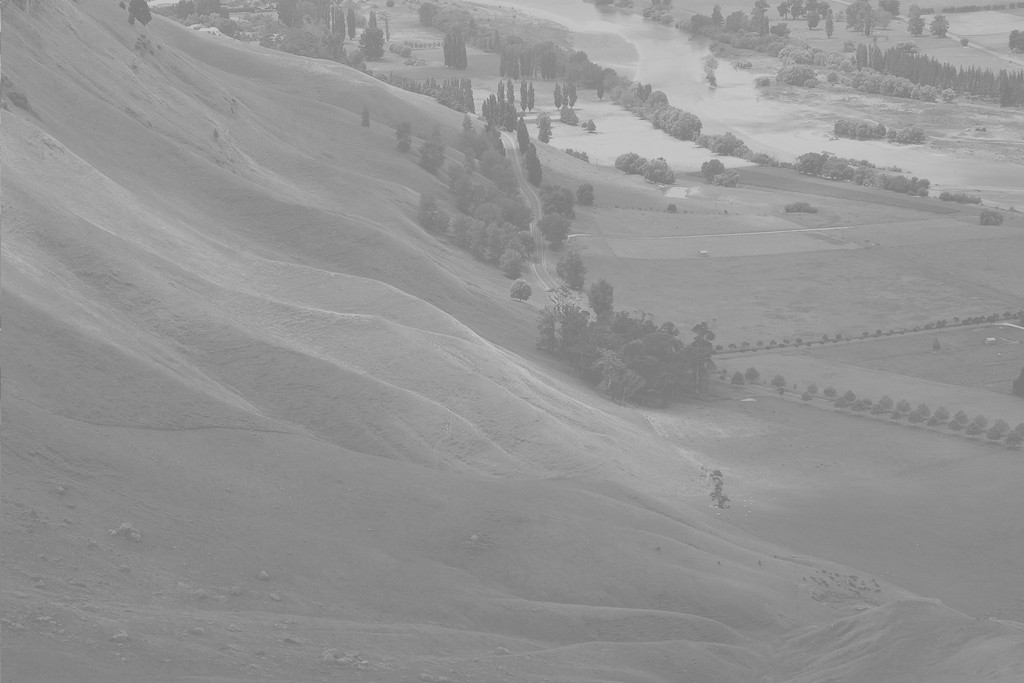
#> input picture 220962018/OpenCV/Lab2/assets/source.jpg, 1024 x 683 px
$ python Q1.py
#> lines starting #> are read from the running program, lines starting #| are printed output that depends on the picture
import cv2
import numpy as np
import matplotlib.pyplot as plt

img_array = cv2.imread("./assets/source.jpg", 0)
#> img_array is the input picture: shape (683, 1024); min 114, max 208, mean 148

hist = np.bincount(img_array.flatten(), minlength=256)
#> hist = 256 values, max 28701 at index 137, min 0 at index 0, mean 2732
pixsum = np.sum(hist)
#> pixsum = 699392
hist = hist / pixsum
#> hist = 256 values, max 0.041 at index 137, min 0 at index 0, mean 0.00391

chist = np.cumsum(hist)
#> chist = 256 values from 0 to 1
transform_map = np.floor(255 * chist).astype(np.uint8)
#> transform_map = 256 values from 0 to 255
eq_img = transform_map[img_array]
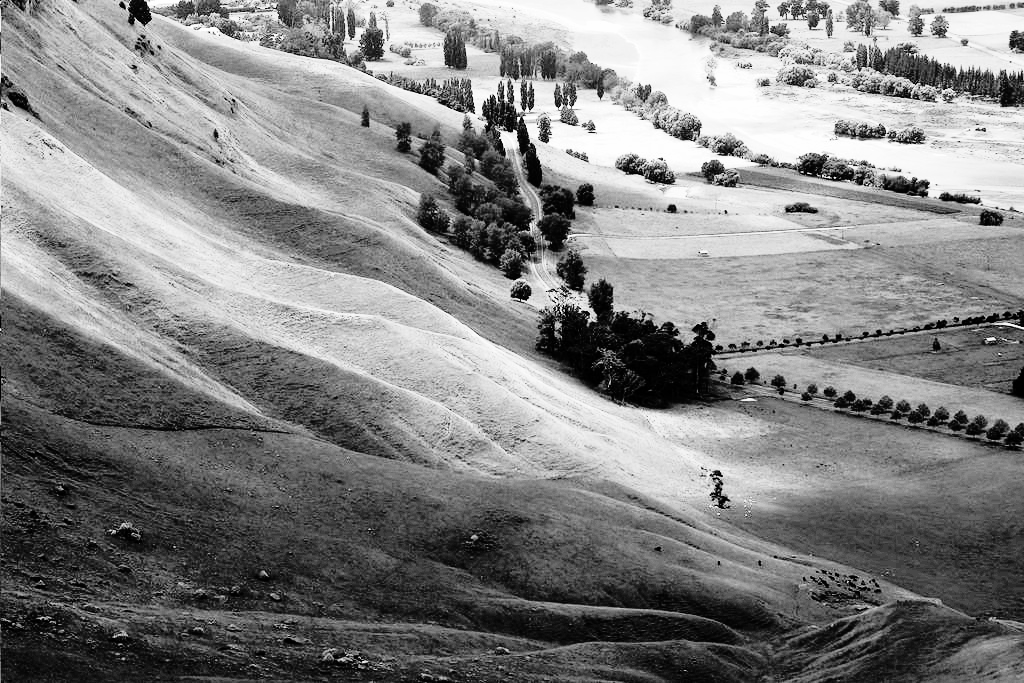
#> eq_img: shape (683, 1024); min 0, max 255, mean 130

eq_hist = np.bincount(eq_img.flatten(), minlength=256)
#> eq_hist = 256 values, max 28701 at index 62, min 0 at index 6, mean 2732
eq_pixsum = np.sum(eq_hist)
#> eq_pixsum = 699392
eq_hist = eq_hist / eq_pixsum
#> eq_hist = 256 values, max 0.041 at index 62, min 0 at index 6, mean 0.00391

cum_hist = np.cumsum(hist)
#> cum_hist = 256 values from 0 to 1
cum_eq_hist = np.cumsum(eq_hist)
#> cum_eq_hist = 256 values from 0.00278 to 1

max_histogram_height = max(np.max(hist), np.max(eq_hist))
#> max_histogram_height = 0.041
norm_histogram_array = hist / max_histogram_height
#> norm_histogram_array = 256 values, max 1 at index 137, min 0 at index 0, mean 0.0952
norm_eq_histogram_array = eq_hist / max_histogram_height
#> norm_eq_histogram_array = 256 values, max 1 at index 62, min 0 at index 6, mean 0.0952

plt.figure(figsize=(14, 10))

plt.subplot(2, 2, 1)
plt.title('Original Image')
plt.imshow(img_array, cmap='gray')
plt.axis('off')

plt.subplot(2, 2, 2)
plt.title('Original Histogram with CDF')
plt.bar(range(256), norm_histogram_array, color='red', alpha=0.7, label='Histogram')
plt.plot(range(256), cum_hist, color='blue', label='CDF', linestyle='--')
plt.xlim(-5, 260)
plt.ylim(-0.05, 1.05)
plt.legend()

plt.subplot(2, 2, 3)
plt.title('Equalized Image')
plt.imshow(eq_img, cmap='gray')
plt.axis('off')

plt.subplot(2, 2, 4)
plt.title('Equalized Histogram with CDF')
plt.bar(range(256), norm_eq_histogram_array, color='red', alpha=0.7, label='Histogram')
plt.plot(range(256), cum_eq_hist, color='blue', label='CDF', linestyle='--')
plt.xlim(-5, 260)
plt.ylim(-0.05, 1.05)
plt.legend()

plt.tight_layout()
plt.subplots_adjust(wspace=0.3, hspace=0.3)

plt.show()
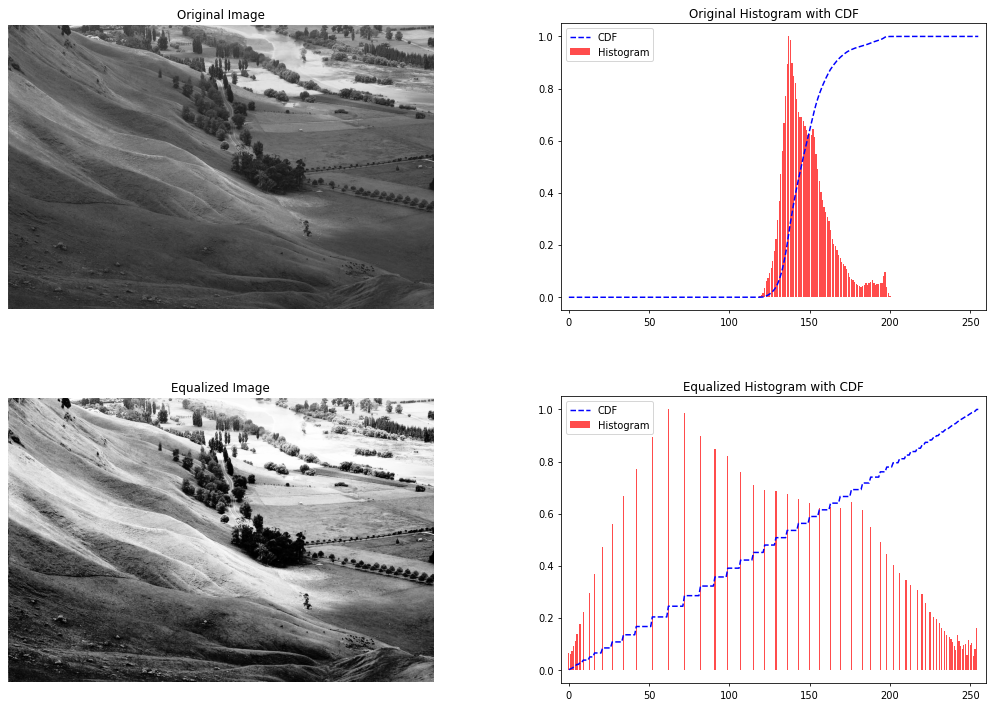
#> figure drawn by matplotlib, 4 panels; panel 2: tallest bar 1 high, from x = 136.6 to 137.4; panel 2: curve peaks at x = 208, y = 1; panel 4: tallest bar 1 high, from x = 61.6 to 62.4; panel 4: curve peaks at x = 255, y = 1
